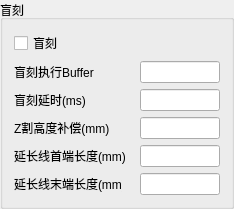
                 <widget class="QGroupBox" name="groupBox_Trough">
                  <property name="title">
                   <string>盲刻</string>
                  </property>
                  <layout class="QFormLayout" name="formLayout_10">
                   <property name="fieldGrowthPolicy">
                    <enum>QFormLayout::AllNonFixedFieldsGrow</enum>
                   </property>
                   <item row="1" column="0">
                    <widget class="QLabel" name="label_39">
                     <property name="text">
                      <string>盲刻执行Buffer</string>
                     </property>
                    </widget>
                   </item>
                   <item row="1" column="1">
                    <widget class="QLineEdit" name="lineEdit_Trough_RunBuffer">
                     <property name="minimumSize">
                      <size>
                       <width>80</width>
                       <height>0</height>
                      </size>
                     </property>
                     <property name="maximumSize">
                      <size>
                       <width>80</width>
                       <height>16777215</height>
                      </size>
                     </property>
                    </widget>
                   </item>
                   <item row="3" column="0">
                    <widget class="QLabel" name="label_63">
                     <property name="minimumSize">
                      <size>
                       <width>0</width>
                       <height>20</height>
                      </size>
                     </property>
                     <property name="text">
                      <string>Z割高度补偿(mm)</string>
                     </property>
                    </widget>
                   </item>
                   <item row="3" column="1">
                    <widget class="QLineEdit" name="lineEdit_Trough_CuttingHeightCompensate">
                     <property name="minimumSize">
                      <size>
                       <width>80</width>
                       <height>20</height>
                      </size>
                     </property>
                     <property name="maximumSize">
                      <size>
                       <width>80</width>
                       <height>16777215</height>
                      </size>
                     </property>
                     <property name="toolTip">
                      <string>盲刻时相对于切割高度的补偿</string>
                     </property>
                    </widget>
                   </item>
                   <item row="4" column="0">
                    <widget class="QLabel" name="label_55">
                     <property name="minimumSize">
                      <size>
                       <width>120</width>
                       <height>0</height>
                      </size>
                     </property>
                     <property name="maximumSize">
                      <size>
                       <width>120</width>
                       <height>16777215</height>
                      </size>
                     </property>
                     <property name="text">
                      <string>延长线首端长度(mm)</string>
                     </property>
                    </widget>
                   </item>
                   <item row="4" column="1">
                    <widget class="QLineEdit" name="lineEdit_Trough_ExtendStart">
                     <property name="minimumSize">
                      <size>
                       <width>80</width>
                       <height>20</height>
                      </size>
                     </property>
                     <property name="maximumSize">
                      <size>
                       <width>80</width>
                       <height>16777215</height>
                      </size>
                     </property>
                     <property name="toolTip">
                      <string>盲刻线首端延长长度(加速段，非出光部分)</string>
                     </property>
                    </widget>
                   </item>
                   <item row="5" column="0">
                    <widget class="QLabel" name="label_68">
                     <property name="maximumSize">
                      <size>
                       <width>108</width>
                       <height>16777215</height>
                      </size>
                     </property>
                     <property name="text">
                      <string>延长线末端长度(mm)</string>
                     </property>
                    </widget>
                   </item>
                   <item row="5" column="1">
                    <widget class="QLineEdit" name="lineEdit_Trough_ExtendEnd">
                     <property name="minimumSize">
                      <size>
                       <width>80</width>
                       <height>20</height>
                      </size>
                     </property>
                     <property name="maximumSize">
                      <size>
                       <width>80</width>
                       <height>16777215</height>
                      </size>
                     </property>
                     <property name="toolTip">
                      <string>盲刻线末端延长长度(减速段，非出光部分)</string>
                     </property>
                    </widget>
                   </item>
                   <item row="0" column="0">
                    <widget class="QCheckBox" name="checkBox__Trough">
                     <property name="minimumSize">
                      <size>
                       <width>0</width>
                       <height>20</height>
                      </size>
                     </property>
                     <property name="text">
                      <string>盲刻</string>
                     </property>
                    </widget>
                   </item>
                   <item row="2" column="0">
                    <widget class="QLabel" name="label_69">
                     <property name="text">
                      <string>盲刻延时(ms)</string>
                     </property>
                    </widget>
                   </item>
                   <item row="2" column="1">
                    <widget class="QLineEdit" name="lineEdit_Trough_WaitFirst">
                     <property name="minimumSize">
                      <size>
                       <width>80</width>
                       <height>0</height>
                      </size>
                     </property>
                     <property name="maximumSize">
                      <size>
                       <width>80</width>
                       <height>16777215</height>
                      </size>
                     </property>
                     <property name="toolTip">
                      <string>加速段耗时，即激光延迟时间(ACS专用)</string>
                     </property>
                    </widget>
                   </item>
                  </layout>
                 </widget>
